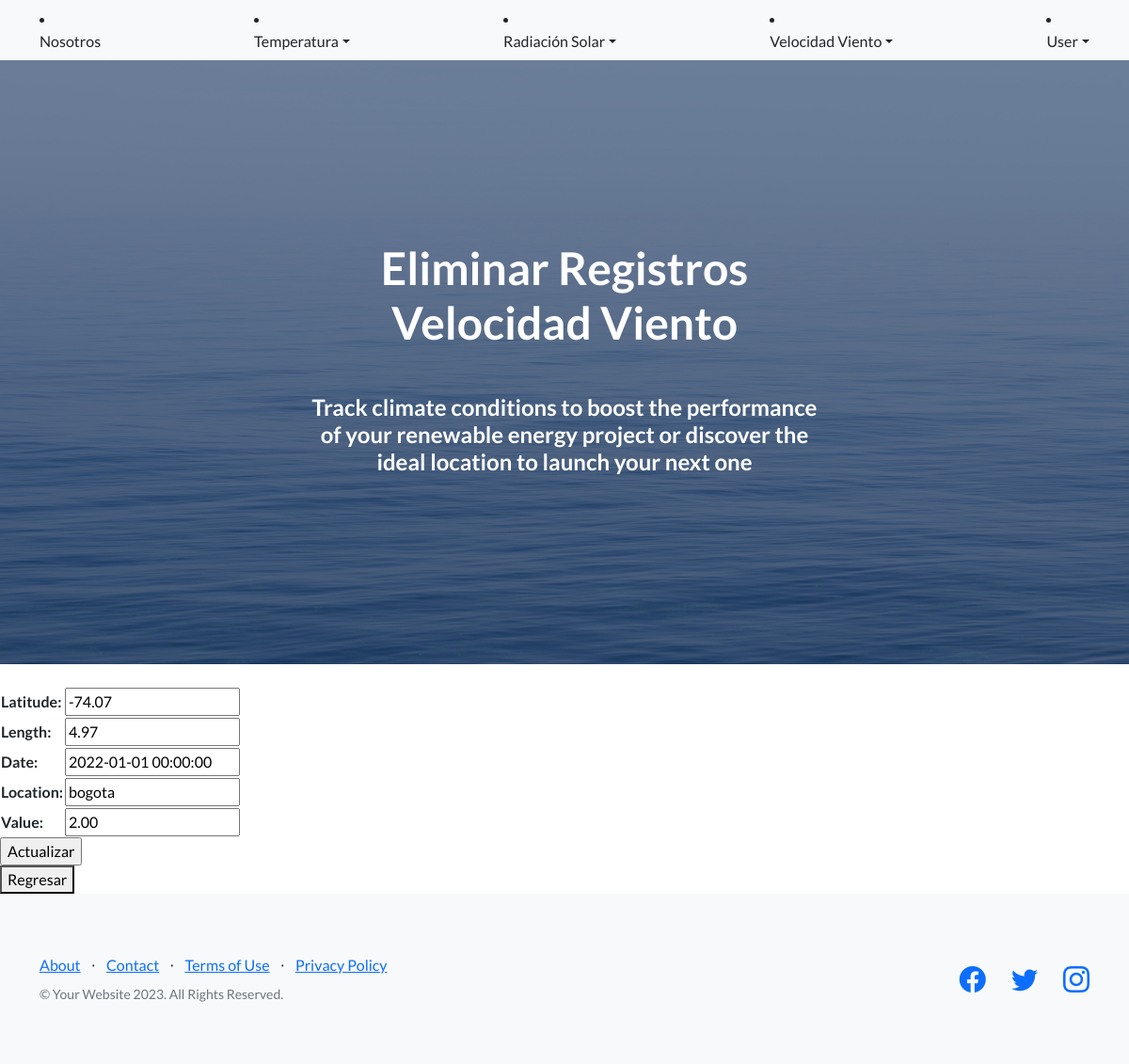
The page /wind/editar/1 (signed in) on the database its author committed.
### AppObservations/models.py (models this page shows, shortened)
class WindVar(models.Model):
    latitude = models.DecimalField(max_digits=10,decimal_places=2)
    length = models.DecimalField(max_digits=10,decimal_places=2)
    date = models.DateTimeField()
    location = models.CharField(max_length=50)
    value = models.DecimalField(max_digits=10, decimal_places=2)

### AppObservations/views.py (the view)
# urls.py: path('wind/editar/<int:pk>', views.WindUpdateView.as_view(), name='WindEdit'),
class WindUpdateView(LoginRequiredMixin,UpdateView):
    model = WindVar
    fields = ['latitude','length','date','location','value']
    template_name = "appobs/actualizar_wind.html"
    success_url = reverse_lazy('WindList')

### AppObservations/templates/appobs/actualizar_wind.html (shortened to what this page needs)
{% extends "appobs/home.html" %}
{% block h1_header %} Eliminar Registros Velocidad Viento {%endblock h1_header %}
{% block main_content %}
<br>
<form action="" method="post">
    <table>
        {{form.as_table}}
    </table>
    <input type="submit" value="Actualizar" />
</form>
<button onclick="location.href = '/wind/lista/'">Regresar</button>
{% endblock main_content %}

### rows shown on the page
WindVar: latitude "-74.07", length "4.97", date "2022-01-01 00:00:00", location "bogota", value "2.00"
